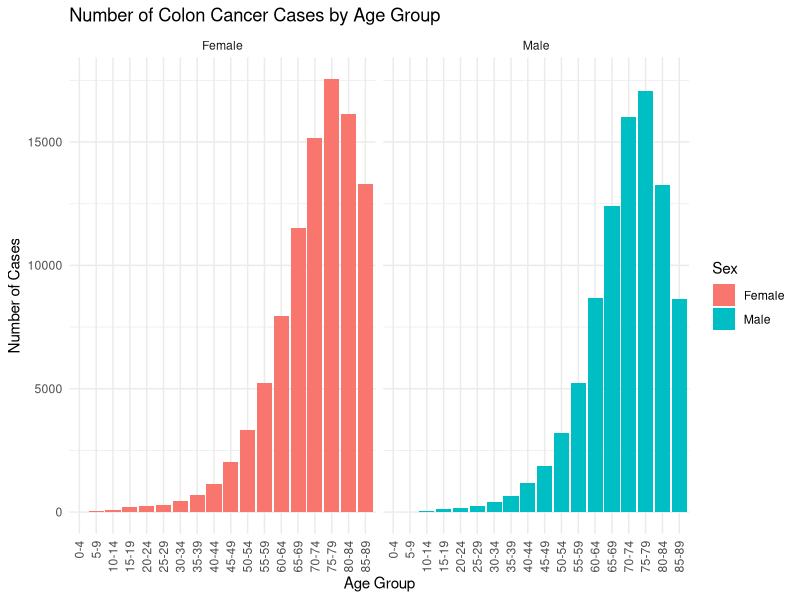
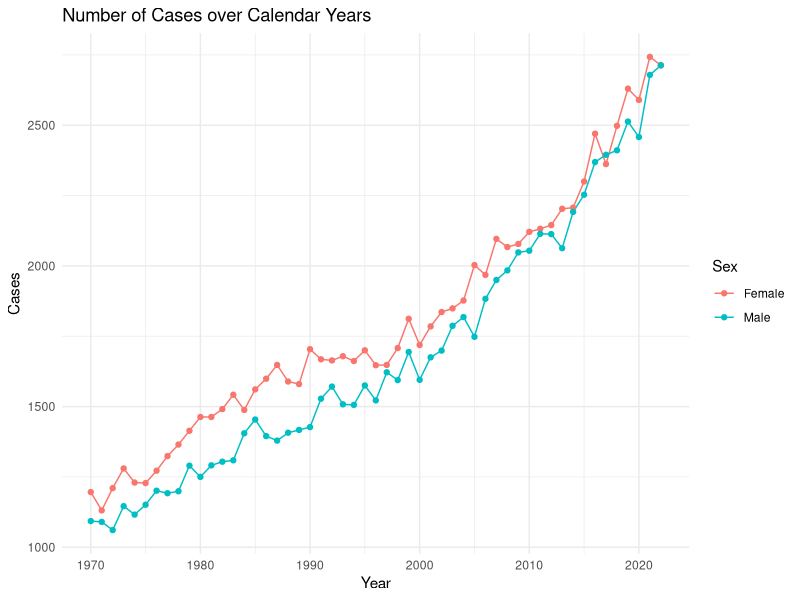
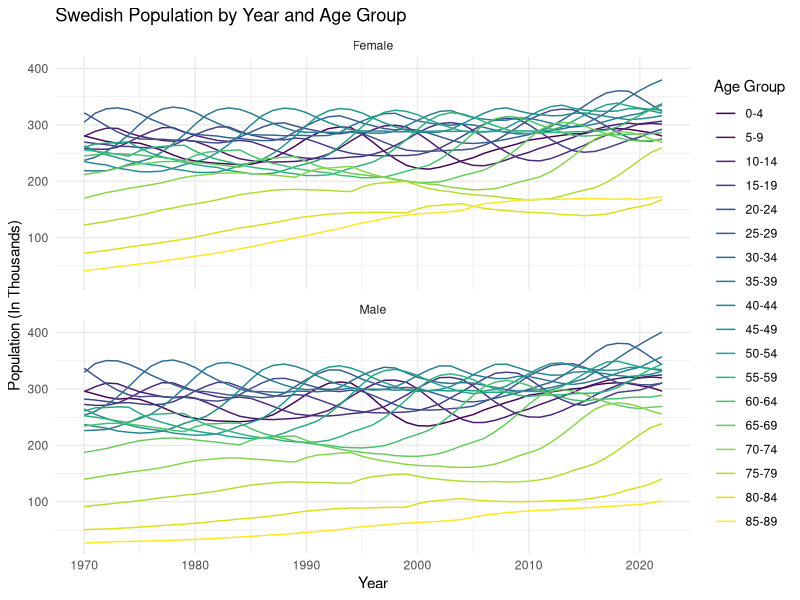
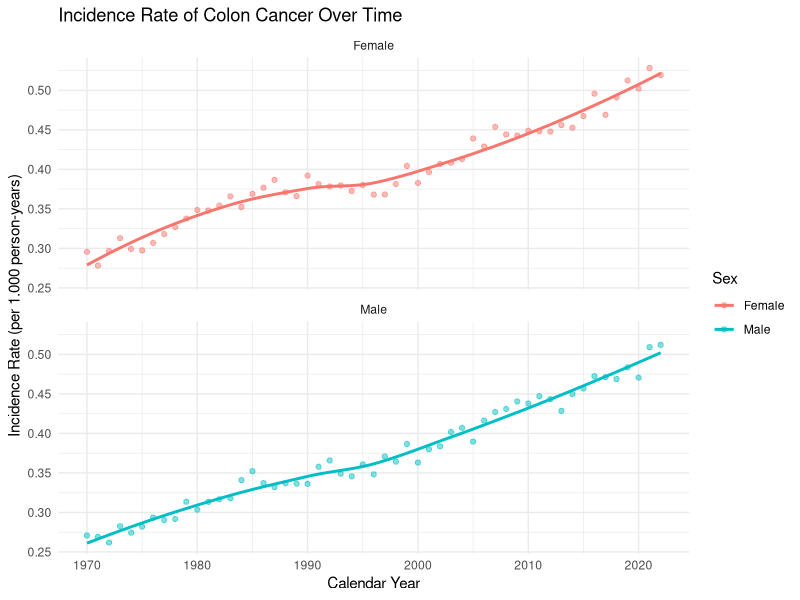

Generate these figures, in order, with R:
## ---- chunk 1
knitr::opts_chunk$set(echo = TRUE)

## ---- chunk 2
library(ggplot2)
library(RColorBrewer)
library(scales)
## ---- chunk 3
#Read in Table
cases <- read.table("cases-1.tsv")

#Need to turn first row into headers
colnames(cases) <- cases[1, ]
cases <- cases[-1, ]
## ---- chunk 4
#Clean Up Data Frame Column Types

cases$agegroup <- factor(
  cases$agegroup,
  levels = c("0-4", "5-9", "10-14", "15-19", "20-24", "25-29", "30-34", "35-39", "40-44", "45-49", "50-54", "55-59", "60-64", "65-69", "70-74", "75-79", "80-84", "85-89"),
  ordered = TRUE
)

cases$sex <- factor(cases$sex)
cases$year <- as.numeric(cases$year)
cases$n <- as.numeric(cases$n)
## ---- chunk 5
 #Graph showing the number of cases by age group and sex.
ggplot(cases, aes(x = agegroup, y = n, fill = sex)) +
  geom_col() +
  facet_wrap(~ sex) +
  theme_minimal() +
  labs(
    title = "Number of Colon Cancer Cases by Age Group",
    fill = "Sex",
    x = "Age Group",
    y = "Number of Cases"
  ) +
  theme(axis.text.x = element_text(angle = 90, hjust = 1, vjust = 0.5))
    
## ---- chunk 6
#Obtain the total number of cases in each calendar year by males and females
cases_by_year <- aggregate(n ~ year + sex, data = cases, sum)

#Create graphs showing the number of cases over calendar years,
#separately for males and females
ggplot(cases_by_year, aes(x = year, y = n, color = sex)) +
  geom_line() +
  geom_point() +
  labs(
    title = "Number of Cases over Calendar Years",
    color = "Sex",
    x = "Year",
    y = "Cases") +
  theme_minimal()

## ---- chunk 7
#Read in the table
population <- read.table("population-1.tsv")

#Need to turn first row into headers
colnames(population) <- population[1, ]
population <- population[-1, ]
## ---- chunk 8
#Clean up the Dataframe
population$agegroup <- factor(
  population$agegroup,
  levels = c("0-4", "5-9", "10-14", "15-19", "20-24", "25-29", "30-34", 
             "35-39", "40-44", "45-49", "50-54", "55-59", "60-64", "65-69", 
             "70-74", "75-79", "80-84", "85-89"),
  ordered = TRUE
)

population$sex <- factor(population$sex)
population$year <- as.numeric(population$year)
population$n_pop <- as.numeric(population$n_pop)
## ---- chunk 9
#Create graphs that illustrate the population size over age groups 
#and calendar year simultaneously, separately by males and females.

ggplot(population, aes(x = year, y = n_pop, color = agegroup)) +
  geom_line() +
  #geom_point() +
  facet_wrap(~ sex, ncol = 1) +
  scale_y_continuous(labels = label_number(scale = 1e-3,)) +
  labs(
    title = "Swedish Population by Year and Age Group",
    color = "Age Group",
    x = "Year",
    y = "Population (In Thousands)") +
  theme_minimal()
## ---- chunk 10
#Merged information on number of cases and the number of persons at risk in each year, 
#for each age group and sex. 
merged_df <- merge(cases, population, by = c("agegroup", "year", "sex"))

#Separate data frame with the total number of cases 
#and the total population size in each calendar year by males and females.

cases_sum <- aggregate(n ~ year + sex, data = merged_df, sum)
population_sum <- aggregate(n_pop ~ year + sex, data = merged_df, sum)
summary_df <- merge(cases_sum, population_sum, by = c("year", "sex"))
## ---- chunk 11
# Create incidence rates

# Age incidence rates (agegroup × year × sex)
merged_df$Incidencerate <- merged_df$n / merged_df$n_pop
merged_df$Incidencerate_per1000 <- merged_df$Incidencerate * 1000

# Summary incidence rates (year × sex totals)
summary_df$Incidencerate <- summary_df$n / summary_df$n_pop
summary_df$Incidencerate_per1000 <- summary_df$Incidencerate * 1000

# Example rows 
cat("\n Example rows (summary_df) \n")
print(summary_df[sample(nrow(summary_df), 5),
                 c("year", "sex", "n", "n_pop", "Incidencerate",
                   "Incidencerate_per1000")])

cat("\n Example rows (merged_df) \n")
print(merged_df[sample(nrow(merged_df), 5),
                c("agegroup", "year", "sex", "n", "n_pop","Incidencerate",
                  "Incidencerate_per1000")])
## ---- chunk 12
# Plot the Incidence Rate 
ggplot(summary_df, aes(x = year, y = Incidencerate_per1000, color = sex)) +
  geom_point(alpha = 0.5) +                    # show actual data points
  geom_smooth(method = "loess", se = FALSE) +  # smoother curve
  facet_wrap(~ sex, ncol = 1) +                # separate for males/females
  theme_minimal() +
  labs(
    title = "Incidence Rate of Colon Cancer Over Time",
    x = "Calendar Year",
    y = "Incidence Rate (per 1.000 person-years)",
    color = "Sex"
  )
## ---- chunk 13
# Fit Poisson Regression Model
poisson_model <- glm(
  n ~ year + sex,                  # independent variables
  offset = log(n_pop),            # log of population size as offset
  family = poisson(link = "log"), # Poisson model
  data = summary_df
)

# View model summary
summary(poisson_model)
